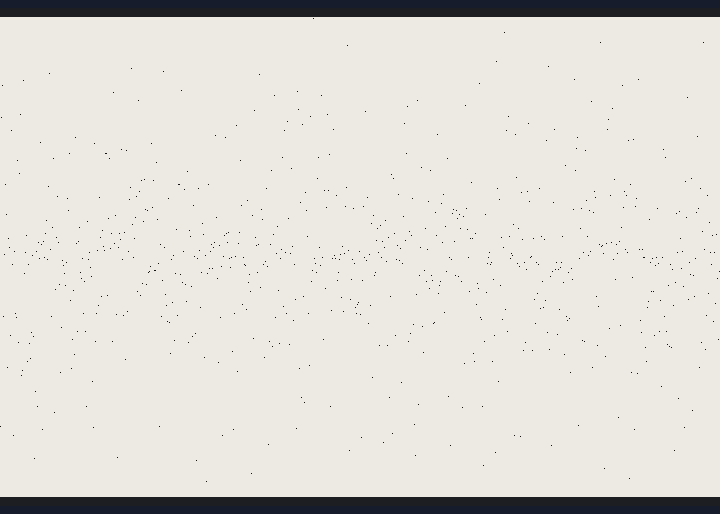
The sketch below on a simulated Arduino Uno, built for the host (arithmetic inside an expression is 32-bit, double 64-bit). On the bench: 800×480 one-colour display. Random numbers use the default seed unless the sketch sets one.

Above: at 5.3 s.
At 8.9 s:
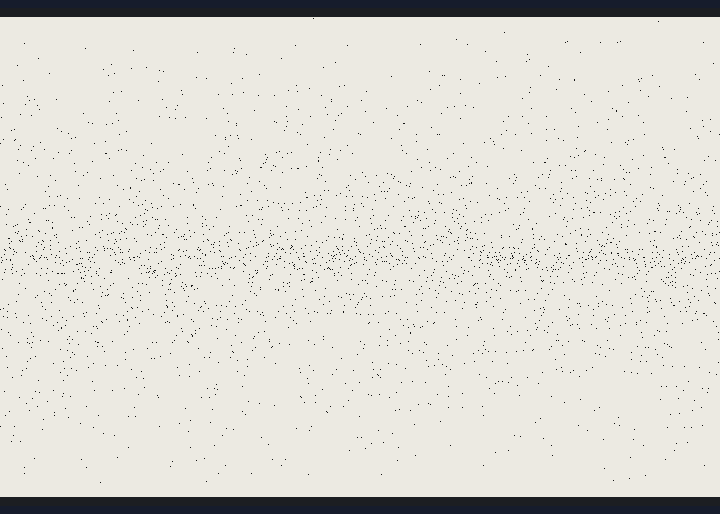
At 12.5 s:
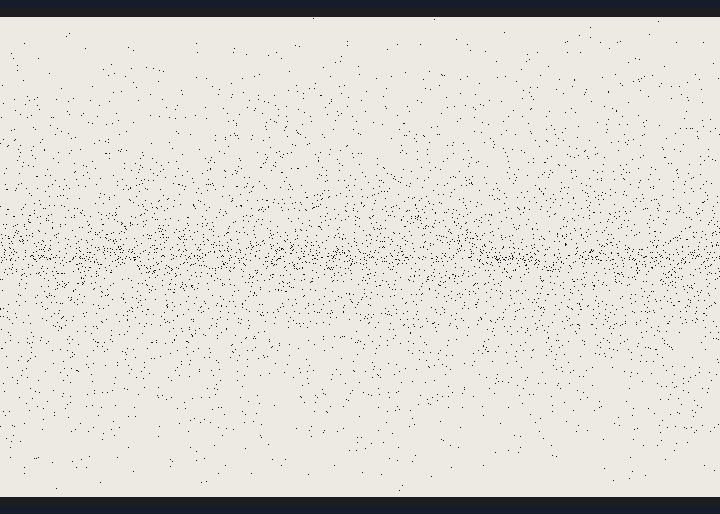
At 20.9 s:
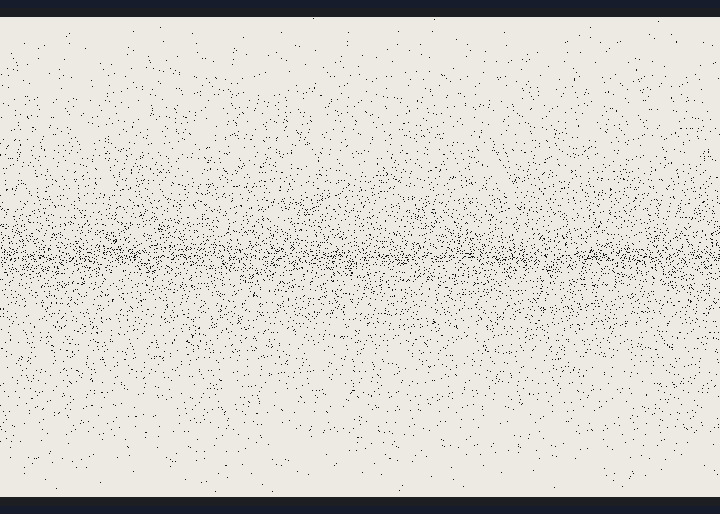
At 29.3 s:
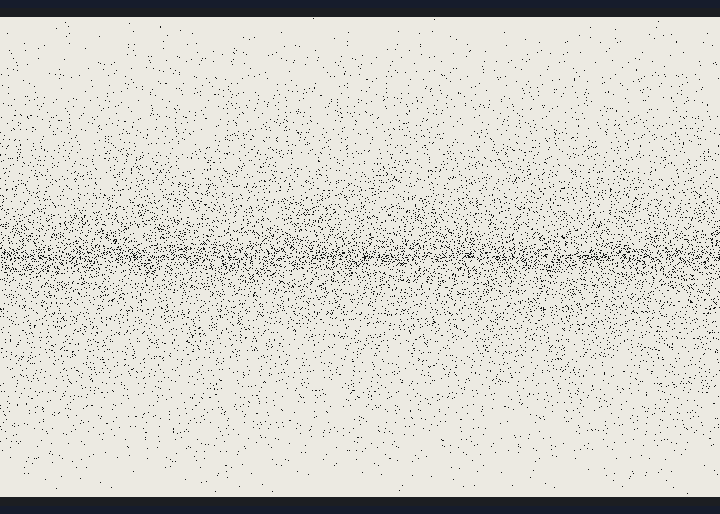
At 37.7 s:
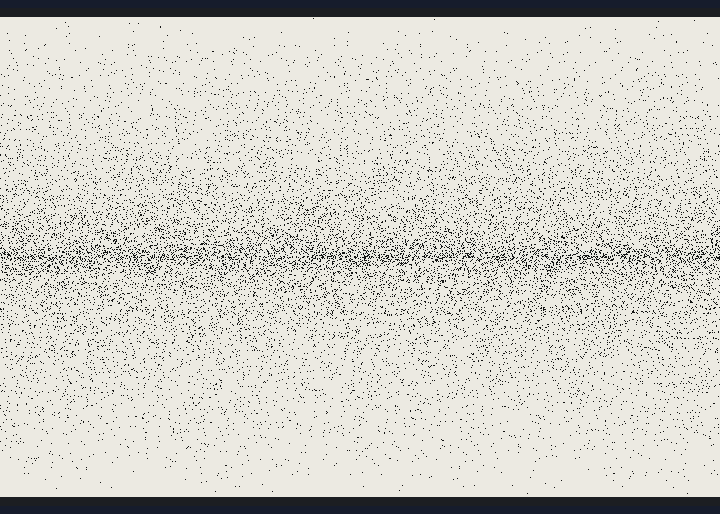

Measured:
- what the display in image 0 shows lasts 1.2 s, from 5.3 s to 6.5 s

The sketch:

22_draw_a_line_wrong_answers_only.ino
```cpp
#include <GxEPD2_BW.h>

GxEPD2_BW<GxEPD2_750_T7, GxEPD2_750_T7::HEIGHT> display(GxEPD2_750_T7(/*CS=5*/ SS, /*DC=*/ 17, /*RST=*/ 16, /*BUSY=*/ 4));
int loop_count = 0;

void setup() {
  initDisplay();
}

void initDisplay() {
  display.init(0, true, 2, false);
  display.setRotation(0);
  display.fillScreen(GxEPD_WHITE);
}

void fullRefresh() {
  display.clearScreen();
}

void loop() {
  if (loop_count % 100 == 0) {
    fullRefresh();
  }

  for (int x=0; x<display.width(); x++) {
    int r = random(0, (display.height()/2));
    int yoffs = random(r*-1, r);
    display.drawPixel(x, (display.height()/2)+yoffs, GxEPD_BLACK);
  }
  display.displayWindow(0, 0, display.width(), display.height());
  loop_count++;
}
```
